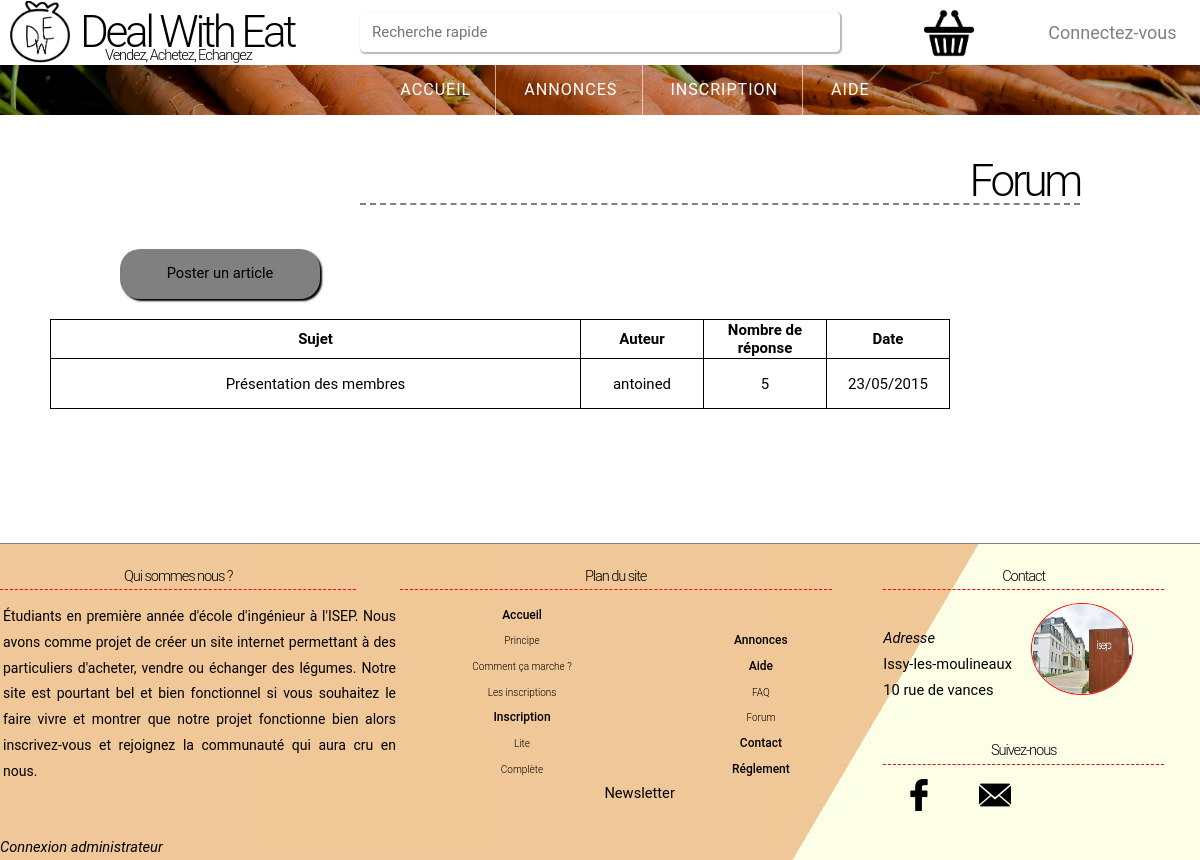
The app's page /DWE/forum.php, older data.
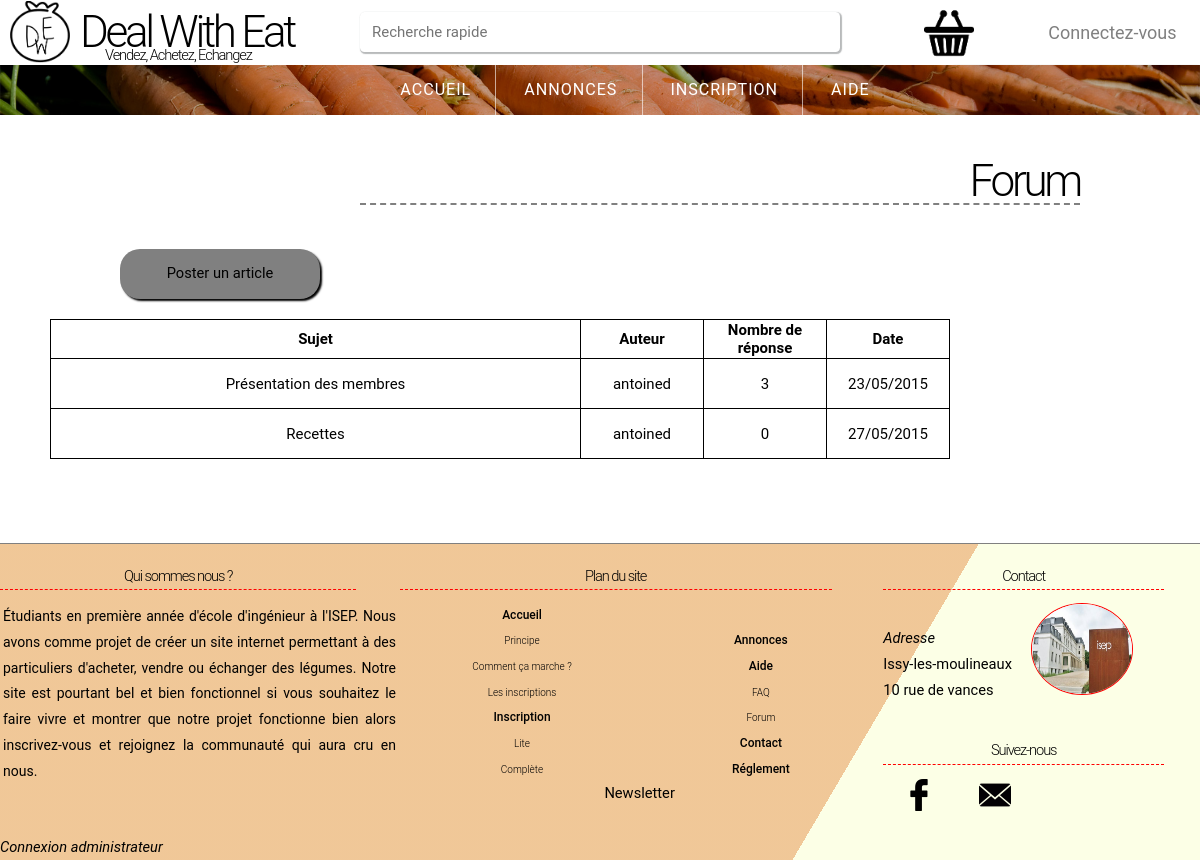
The same page, newer data.
### tables this page shows
CREATE TABLE `forumq` (
`ID_forum` int(11) NOT NULL,
  `Date` date NOT NULL,
  `q_pseudo` varchar(50) NOT NULL,
  `q_sujet` text NOT NULL,
  `q_contenu` text NOT NULL
);

### DWE/forum.php (the view, shortened to what this page needs)
<html>
    <head>
        <link href="//netdna.bootstrapcdn.com/font-awesome/4.3.0/css/font-awesome.css" rel="stylesheet">
        <link rel="stylesheet" type="text/css" href="css/style.css" media="screen" />
    </head>
<div id="principal">
    <header>
        <?php include('php/header.php'); ?>
		<?php if(isset($_SESSION['id']) && $_SESSION['id']=='1'){include('nav_connect.php');}else{include('nav.php');} ?>
    </header>
        <body class="forum">
        <h3> Forum </h3>
        <a href="questionforum.php"> <div class="a"><p>Poster un article </p></div></a>
        <?php
          $article=$bdd2->query('SELECT * FROM forumq');
    ?>
            <div id="probleme">
            <table id="tableforum">
              <tr>
                        <th> Sujet </th>
                        <th> Auteur </th>
                        <th class="autre"> Nombre de réponse </th>
                        <th> Date </th>
             </tr>
               <?php while ($articles = $article->fetch())
{
  $date=date_create($articles['Date']);
  $bdate=date_format($date,'d/m/Y');
$reponse=$bdd2->query('SELECT COUNT(*) FROM forumr WHERE FR_Sujet = '.$articles['ID_forum'].'');
$rep=$reponse->fetchColumn();
  ?>
   <tr>
       <td class="Sujet" ><a href="article.php?a=<?php echo $articles['ID_forum']; ?>"> <?php echo $articles['q_sujet'] ;?> </a><br></td>
       <td class="autre" ><a href="article.php?a=<?php echo $articles['ID_forum']; ?>"> <?php echo $articles['q_pseudo'] ;?>  </a><br></td>
       <td class="autre" ><a href="article.php?a=<?php echo $articles['ID_forum']; ?>"> <?php echo $rep; ;?>  </a><br></td>
       <td class="autre" ><a href="article.php?a=<?php echo $articles['ID_forum']; ?>"> <?php echo  $bdate;?>  </a><br></td>
   </tr>
 <?php }
 $article->closeCursor();?>
</table>
        </body>
    </div>
   <?php include('php/pied_de_page.php'); ?>
</html>

Row changes from the older to the newer data that the page shows:
computed for forumq "Présentation des membres": rep "5" → "3"
added forumq: q_sujet "Recettes", q_pseudo "antoined", rep "0", Date "27/05/2015"
